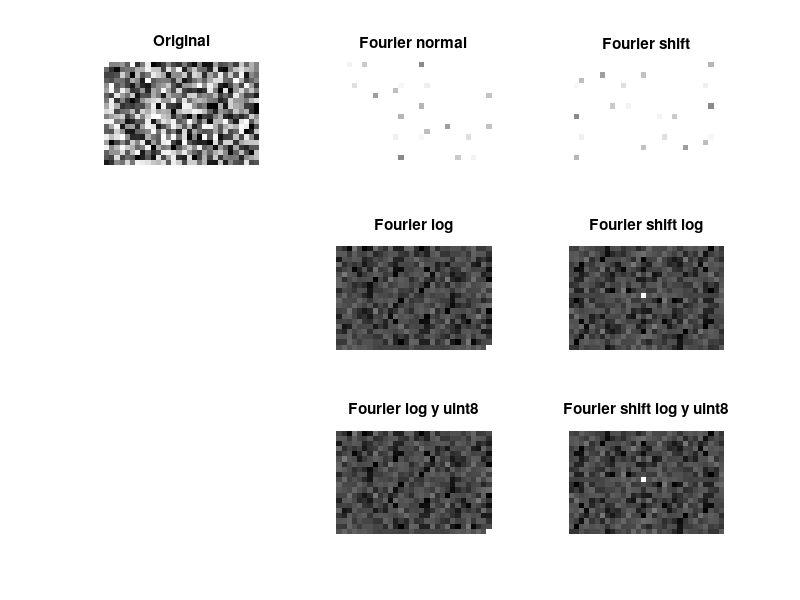

Write MATLAB code to recreate this figure.
clc;clear;close all;pkg load image;m = 20;n = 30;A = rand(m, n);subplot(3, 3, 1);imshow(A);title('Original');F = zeros(m, n);for u = 1:m  for v = 1:n    for x = 0:m-1      for y = 0:n-1        F(u, v) += A(x + 1, y + 1) * exp(-1i * 2 * pi * ((u * x / m) + (v * y / n)));
      endfor
    endfor
  endfor
endfortest1 = abs(F);test2 = log(1 + test1);test2min = min(min(test2));test2max = max(max(test2));test3 = im2uint8((test2 - test2min) / (test2max - test2min));subplot(3, 3, 2);imshow(test1);title('Fourier normal');subplot(3, 3, 5);imshow(test2, []);title('Fourier log');subplot(3, 3, 8);imshow(test3);title('Fourier log y uint8');test4 = fftshift(F);test5 = abs(test4)test6 = log(1 + test5);subplot(3, 3, 3);imshow(test5);title('Fourier shift');subplot(3, 3, 6);imshow(test6, []);title('Fourier shift log');test6min = min(min(test6));test6max = max(max(test6));test7 = im2uint8((test6 - test6min) / (test6max - test6min));subplot(3, 3, 9);imshow(test7);title('Fourier shift log y uint8');